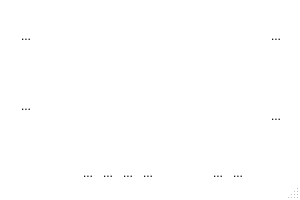
<?xml version="1.0" encoding="UTF-8"?>
<ui version="4.0">
 <class>mainWindow</class>
 <widget class="QMainWindow" name="mainWindow">
  <property name="geometry">
   <rect>
    <x>0</x>
    <y>0</y>
    <width>300</width>
    <height>200</height>
   </rect>
  </property>
  <property name="sizePolicy">
   <sizepolicy hsizetype="Minimum" vsizetype="Minimum">
    <horstretch>0</horstretch>
    <verstretch>0</verstretch>
   </sizepolicy>
  </property>
  <property name="windowTitle">
   <string>Pi Alarm !</string>
  </property>
  <property name="styleSheet">
   <string notr="true">QMainWindow{
	background: transparent;
	border-image: url(:/wallpapers/girly-pink.jpg);
	background-repeat: none;
}

QFrame {
	border: none;
}

QToolButton {
	border: none;
}</string>
  </property>
  <widget class="QWidget" name="centralwidget">
   <widget class="QToolButton" name="backwardButton">
    <property name="geometry">
     <rect>
      <x>80</x>
      <y>165</y>
      <width>16</width>
      <height>16</height>
     </rect>
    </property>
    <property name="text">
     <string>...</string>
    </property>
    <property name="icon">
     <iconset resource="alarmclock.qrc">
      <normaloff>:/icons/control-rewind-icon.png</normaloff>:/icons/control-rewind-icon.png</iconset>
    </property>
   </widget>
   <widget class="QToolButton" name="incVolumeButton">
    <property name="geometry">
     <rect>
      <x>230</x>
      <y>165</y>
      <width>16</width>
      <height>16</height>
     </rect>
    </property>
    <property name="text">
     <string>...</string>
    </property>
    <property name="icon">
     <iconset resource="alarmclock.qrc">
      <normaloff>:/icons/speaker-volume-control-up-icon.png</normaloff>:/icons/speaker-volume-control-up-icon.png</iconset>
    </property>
   </widget>
   <widget class="QToolButton" name="decVolumeButton">
    <property name="geometry">
     <rect>
      <x>210</x>
      <y>165</y>
      <width>16</width>
      <height>16</height>
     </rect>
    </property>
    <property name="text">
     <string>...</string>
    </property>
    <property name="icon">
     <iconset resource="alarmclock.qrc">
      <normaloff>:/icons/speaker-volume-control-down-icon.png</normaloff>:/icons/speaker-volume-control-down-icon.png</iconset>
    </property>
   </widget>
   <widget class="QToolButton" name="playPauseButton">
    <property name="geometry">
     <rect>
      <x>100</x>
      <y>165</y>
      <width>16</width>
      <height>16</height>
     </rect>
    </property>
    <property name="text">
     <string>...</string>
    </property>
    <property name="icon">
     <iconset resource="alarmclock.qrc">
      <normaloff>:/icons/control-play-icon.png</normaloff>:/icons/control-play-icon.png</iconset>
    </property>
   </widget>
   <widget class="QToolButton" name="stopButton">
    <property name="geometry">
     <rect>
      <x>120</x>
      <y>165</y>
      <width>16</width>
      <height>16</height>
     </rect>
    </property>
    <property name="text">
     <string>...</string>
    </property>
    <property name="icon">
     <iconset resource="alarmclock.qrc">
      <normaloff>:/icons/control-stop-icon.png</normaloff>:/icons/control-stop-icon.png</iconset>
    </property>
   </widget>
   <widget class="QToolButton" name="forwardButton">
    <property name="geometry">
     <rect>
      <x>140</x>
      <y>165</y>
      <width>16</width>
      <height>16</height>
     </rect>
    </property>
    <property name="text">
     <string>...</string>
    </property>
    <property name="icon">
     <iconset resource="alarmclock.qrc">
      <normaloff>:/icons/control-fastforward-icon.png</normaloff>:/icons/control-fastforward-icon.png</iconset>
    </property>
   </widget>
   <widget class="QToolButton" name="chooseAlarmSoundButton">
    <property name="geometry">
     <rect>
      <x>10</x>
      <y>20</y>
      <width>32</width>
      <height>32</height>
     </rect>
    </property>
    <property name="text">
     <string>...</string>
    </property>
    <property name="icon">
     <iconset resource="alarmclock.qrc">
      <normaloff>:/icons/Music-icon.png</normaloff>:/icons/Music-icon.png</iconset>
    </property>
    <property name="iconSize">
     <size>
      <width>48</width>
      <height>48</height>
     </size>
    </property>
   </widget>
   <widget class="QToolButton" name="toggleAlarmOnOffButton">
    <property name="geometry">
     <rect>
      <x>260</x>
      <y>100</y>
      <width>32</width>
      <height>32</height>
     </rect>
    </property>
    <property name="text">
     <string>...</string>
    </property>
    <property name="icon">
     <iconset resource="alarmclock.qrc">
      <normaloff>:/icons/Adium-Bird-Sleep-icon.png</normaloff>:/icons/Adium-Bird-Sleep-icon.png</iconset>
    </property>
    <property name="iconSize">
     <size>
      <width>48</width>
      <height>48</height>
     </size>
    </property>
   </widget>
   <widget class="QToolButton" name="changeAlarmTimeButton">
    <property name="geometry">
     <rect>
      <x>260</x>
      <y>20</y>
      <width>32</width>
      <height>32</height>
     </rect>
    </property>
    <property name="text">
     <string>...</string>
    </property>
    <property name="icon">
     <iconset resource="alarmclock.qrc">
      <normaloff>:/icons/time-icon.png</normaloff>:/icons/time-icon.png</iconset>
    </property>
    <property name="iconSize">
     <size>
      <width>48</width>
      <height>48</height>
     </size>
    </property>
   </widget>
   <widget class="QToolButton" name="listenNowButton">
    <property name="geometry">
     <rect>
      <x>10</x>
      <y>90</y>
      <width>32</width>
      <height>32</height>
     </rect>
    </property>
    <property name="text">
     <string>...</string>
    </property>
    <property name="icon">
     <iconset resource="alarmclock.qrc">
      <normaloff>:/icons/Music-Piano-Chello-icon.png</normaloff>:/icons/Music-Piano-Chello-icon.png</iconset>
    </property>
    <property name="iconSize">
     <size>
      <width>48</width>
      <height>48</height>
     </size>
    </property>
   </widget>
   <widget class="QFrame" name="clockFrame">
    <property name="geometry">
     <rect>
      <x>90</x>
      <y>20</y>
      <width>121</width>
      <height>121</height>
     </rect>
    </property>
    <property name="frameShape">
     <enum>QFrame::StyledPanel</enum>
    </property>
    <property name="frameShadow">
     <enum>QFrame::Raised</enum>
    </property>
   </widget>
  </widget>
  <widget class="QStatusBar" name="statusbar"/>
 </widget>
 <resources>
  <include location="alarmclock.qrc"/>
 </resources>
 <connections/>
</ui>
